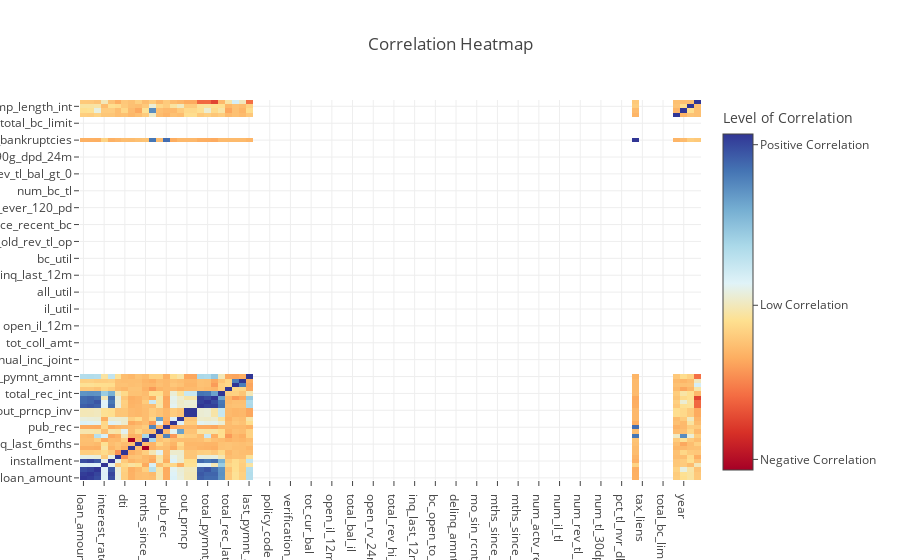

The notebook cell saved with this chart:
### Code cell
# We will use df_correlations dataframe to analyze our correlations.


df_correlations = df.corr()


trace = go.Heatmap(z=df_correlations.values,
                   x=df_correlations.columns,
                   y=df_correlations.columns,
                  colorscale=[[0.0, 'rgb(165,0,38)'], 
                              [0.1111111111111111, 'rgb(215,48,39)'], 
                              [0.2222222222222222, 'rgb(244,109,67)'], 
                              [0.3333333333333333, 'rgb(253,174,97)'], 
                              [0.4444444444444444, 'rgb(254,224,144)'], 
                              [0.5555555555555556, 'rgb(224,243,248)'], 
                              [0.6666666666666666, 'rgb(171,217,233)'], 
                              [0.7777777777777778, 'rgb(116,173,209)'], 
                              [0.8888888888888888, 'rgb(69,117,180)'], 
                              [1.0, 'rgb(49,54,149)']],
            colorbar = dict(
            title = 'Level of Correlation',
            titleside = 'top',
            tickmode = 'array',
            tickvals = [-0.52,0.2,0.95],
            ticktext = ['Negative Correlation','Low Correlation','Positive Correlation'],
            ticks = 'outside'
        )
                  )


layout = {"title": "Correlation Heatmap"}
data=[trace]

fig = dict(data=data, layout=layout)
iplot(fig, filename='labelled-heatmap')

### Figure 1 — Plotly figure (JSON) as saved in the notebook; plotly's stock layout.template omitted (floating-point values rounded to 4 significant figures; data arrays with more than 128 entries replaced by an {"elided": "..."} marker saying what was removed)
{"data": [{"colorbar": {"tickmode": "array", "ticks": "outside", "ticktext": ["Negative Correlation", "Low Correlation", "Positive Correlation"], "tickvals": [-0.52, 0.2, 0.95], "title": {"side": "top", "text": "Level of Correlation"}}, "colorscale": [[0, "rgb(165,0,38)"], [0.1111, "rgb(215,48,39)"], [0.2222, "rgb(244,109,67)"], [0.3333, "rgb(253,174,97)"], [0.4444, "rgb(254,224,144)"], [0.5556, "rgb(224,243,248)"], [0.6667, "rgb(171,217,233)"], [0.7778, "rgb(116,173,209)"], [0.8889, "rgb(69,117,180)"], [1, "rgb(49,54,149)"]], "type": "heatmap", "uid": "4a9c608a-8b82-4c1c-9f43-9dedc0bea3b9", "x": ["loan_amount", "funded_amount", "investor_funds", "interest_rate", "installment", "annual_income", "dti", "delinq_2yrs", "inq_last_6mths", "mths_since_last_delinq", "mths_since_last_record", "open_acc", "pub_rec", "revol_bal", "total_acc", "out_prncp", "out_prncp_inv", "total_pymnt", "total_pymnt_inv", "total_rec_prncp", "total_rec_int", "total_rec_late_fee", "recoveries", "collection_recovery_fee", "last_pymnt_amnt", "collections_12_mths_ex_med", "mths_since_last_major_derog", "policy_code", "annual_inc_joint", "dti_joint", "verification_status_joint", "acc_now_delinq", "tot_coll_amt", "tot_cur_bal", "open_acc_6m", "open_il_6m", "open_il_12m", "open_il_24m", "mths_since_rcnt_il", "total_bal_il", "il_util", "open_rv_12m", "open_rv_24m", "max_bal_bc", "all_util", "total_rev_hi_lim", "inq_fi", "total_cu_tl", "inq_last_12m", "acc_open_past_24mths", "avg_cur_bal", "bc_open_to_buy", "bc_util", "chargeoff_within_12_mths", "delinq_amnt", "mo_sin_old_il_acct", "mo_sin_old_rev_tl_op", "mo_sin_rcnt_rev_tl_op", "mo_sin_rcnt_tl", "mort_acc", "mths_since_recent_bc", "mths_since_recent_bc_dlq", "mths_since_recent_inq", "mths_since_recent_revol_delinq", "num_accts_ever_120_pd", "num_actv_bc_tl", "num_actv_rev_tl", "num_bc_sats", "num_bc_tl", "num_il_tl", "num_op_rev_tl", "num_rev_accts", "num_rev_tl_bal_gt_0", "num_sats", "num_tl_120dpd_2m", "num_tl_30dpd", "num_tl_90g_dpd_24m", "num_tl_op_past_12m", "pct_tl_nvr_dlq", "percent_bc_gt_75", "pub_rec_bankruptcies", "tax_liens", "tot_hi_cred_lim", "total_bal_ex_mort", "total_bc_limit", "total_il_high_credit_limit", "month", "year", "emp_length_int", "loan_condition_int"], "y": ["loan_amount", "funded_amount", "investor_funds", "interest_rate", "installment", "annual_income", "dti", "delinq_2yrs", "inq_last_6mths", "mths_since_last_delinq", "mths_since_last_record", "open_acc", "pub_rec", "revol_bal", "total_acc", "out_prncp", "out_prncp_inv", "total_pymnt", "total_pymnt_inv", "total_rec_prncp", "total_rec_int", "total_rec_late_fee", "recoveries", "collection_recovery_fee", "last_pymnt_amnt", "collections_12_mths_ex_med", "mths_since_last_major_derog", "policy_code", "annual_inc_joint", "dti_joint", "verification_status_joint", "acc_now_delinq", "tot_coll_amt", "tot_cur_bal", "open_acc_6m", "open_il_6m", "open_il_12m", "open_il_24m", "mths_since_rcnt_il", "total_bal_il", "il_util", "open_rv_12m", "open_rv_24m", "max_bal_bc", "all_util", "total_rev_hi_lim", "inq_fi", "total_cu_tl", "inq_last_12m", "acc_open_past_24mths", "avg_cur_bal", "bc_open_to_buy", "bc_util", "chargeoff_within_12_mths", "delinq_amnt", "mo_sin_old_il_acct", "mo_sin_old_rev_tl_op", "mo_sin_rcnt_rev_tl_op", "mo_sin_rcnt_tl", "mort_acc", "mths_since_recent_bc", "mths_since_recent_bc_dlq", "mths_since_recent_inq", "mths_since_recent_revol_delinq", "num_accts_ever_120_pd", "num_actv_bc_tl", "num_actv_rev_tl", "num_bc_sats", "num_bc_tl", "num_il_tl", "num_op_rev_tl", "num_rev_accts", "num_rev_tl_bal_gt_0", "num_sats", "num_tl_120dpd_2m", "num_tl_30dpd", "num_tl_90g_dpd_24m", "num_tl_op_past_12m", "pct_tl_nvr_dlq", "percent_bc_gt_75", "pub_rec_bankruptcies", "tax_liens", "tot_hi_cred_lim", "total_bal_ex_mort", "total_bc_limit", "total_il_high_credit_limit", "month", "year", "emp_length_int", "loan_condition_int"], "z": {"elided": "90x90 float values"}}], "layout": {"title": {"text": "Correlation Heatmap"}}}
